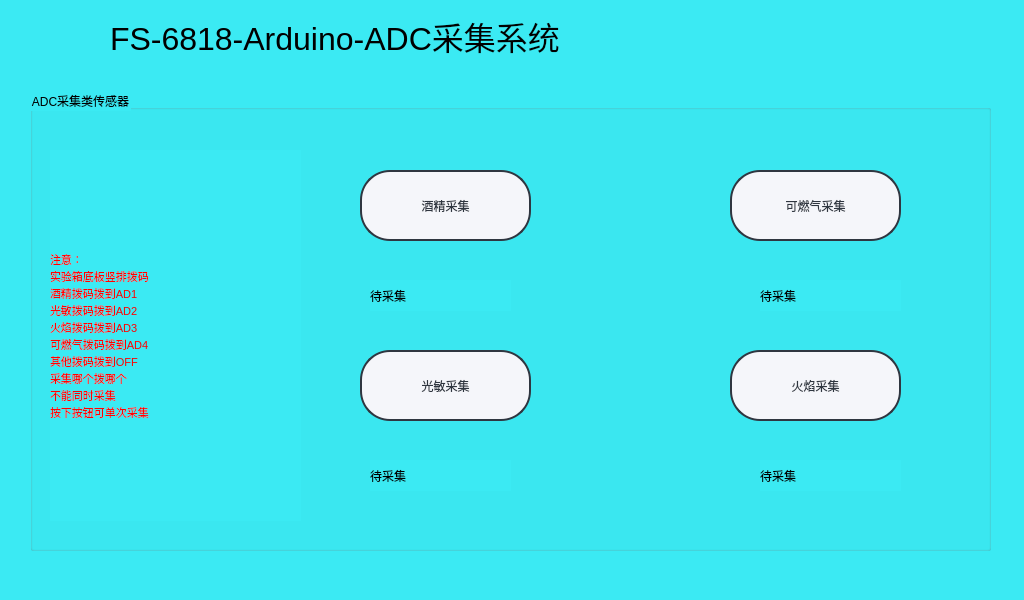
<?xml version="1.0" encoding="UTF-8"?>
<ui version="4.0">
 <class>MainWindow</class>
 <widget class="QMainWindow" name="MainWindow">
  <property name="geometry">
   <rect>
    <x>0</x>
    <y>0</y>
    <width>1024</width>
    <height>600</height>
   </rect>
  </property>
  <property name="windowTitle">
   <string>MainWindow</string>
  </property>
  <property name="styleSheet">
   <string notr="true">background-color:rgb(59, 234, 243)</string>
  </property>
  <widget class="QWidget" name="centralWidget">
   <widget class="QGroupBox" name="groupBox_collect">
    <property name="geometry">
     <rect>
      <x>30</x>
      <y>90</y>
      <width>961</width>
      <height>461</height>
     </rect>
    </property>
    <property name="styleSheet">
     <string notr="true">QGroupBox{border:3px solid blue;}
border-radius: 100px;</string>
    </property>
    <property name="title">
     <string>ADC采集类传感器</string>
    </property>
    <widget class="QPushButton" name="pushButton_flame">
     <property name="geometry">
      <rect>
       <x>700</x>
       <y>260</y>
       <width>171</width>
       <height>71</height>
      </rect>
     </property>
     <property name="styleSheet">
      <string notr="true">/**正常情况下样式**/
QPushButton{
	font: 10pt &quot;微软雅黑&quot;;
    color: #2f3640;
    background-color: #f5f6fa;
    border-color: #2f3640;
    border-radius: 30px;
    border-style: solid;
    border-width: 2px;
    padding: 5px;
}

/**鼠标停留在按钮上的样式**/
QPushButton::hover{	
    color: #FFFFFF;
    background-color: #718093;
    border-color: #2f3640;
}

/**鼠标按压下去的样式**/
QPushButton::pressed,QPushButton::checked{
    color: #FFFFFF;
    background-color: qlineargradient(spread:pad, x1:0, y1:0, x2:0, y2:1, stop:0 #273c75, stop:1 #487eb0);
}

/**按钮失能情况下样式**/
QPushButton::disabled{
    color: #FFFFFF;
    background-color: #dcdde1;
    border-color: #dcdde1;
}
</string>
     </property>
     <property name="text">
      <string>火焰采集</string>
     </property>
    </widget>
    <widget class="QPushButton" name="pushButton_alcohol">
     <property name="geometry">
      <rect>
       <x>330</x>
       <y>80</y>
       <width>171</width>
       <height>71</height>
      </rect>
     </property>
     <property name="styleSheet">
      <string notr="true">/**正常情况下样式**/
QPushButton{
	font: 10pt &quot;微软雅黑&quot;;
    color: #2f3640;
    background-color: #f5f6fa;
    border-color: #2f3640;
    border-radius: 30px;
    border-style: solid;
    border-width: 2px;
    padding: 5px;
}

/**鼠标停留在按钮上的样式**/
QPushButton::hover{	
    color: #FFFFFF;
    background-color: #718093;
    border-color: #2f3640;
}

/**鼠标按压下去的样式**/
QPushButton::pressed,QPushButton::checked{
    color: #FFFFFF;
    background-color: qlineargradient(spread:pad, x1:0, y1:0, x2:0, y2:1, stop:0 #273c75, stop:1 #487eb0);
}

/**按钮失能情况下样式**/
QPushButton::disabled{
    color: #FFFFFF;
    background-color: #dcdde1;
    border-color: #dcdde1;
}
</string>
     </property>
     <property name="text">
      <string>酒精采集</string>
     </property>
    </widget>
    <widget class="QLabel" name="label_light">
     <property name="geometry">
      <rect>
       <x>340</x>
       <y>370</y>
       <width>141</width>
       <height>31</height>
      </rect>
     </property>
     <property name="text">
      <string>待采集</string>
     </property>
    </widget>
    <widget class="QLabel" name="label_flame">
     <property name="geometry">
      <rect>
       <x>730</x>
       <y>370</y>
       <width>141</width>
       <height>31</height>
      </rect>
     </property>
     <property name="text">
      <string>待采集</string>
     </property>
    </widget>
    <widget class="QPushButton" name="pushButton_smoke">
     <property name="geometry">
      <rect>
       <x>700</x>
       <y>80</y>
       <width>171</width>
       <height>71</height>
      </rect>
     </property>
     <property name="styleSheet">
      <string notr="true">/**正常情况下样式**/
QPushButton{
	font: 10pt &quot;微软雅黑&quot;;
    color: #2f3640;
    background-color: #f5f6fa;
    border-color: #2f3640;
    border-radius: 30px;
    border-style: solid;
    border-width: 2px;
    padding: 5px;
}

/**鼠标停留在按钮上的样式**/
QPushButton::hover{	
    color: #FFFFFF;
    background-color: #718093;
    border-color: #2f3640;
}

/**鼠标按压下去的样式**/
QPushButton::pressed,QPushButton::checked{
    color: #FFFFFF;
    background-color: qlineargradient(spread:pad, x1:0, y1:0, x2:0, y2:1, stop:0 #273c75, stop:1 #487eb0);
}

/**按钮失能情况下样式**/
QPushButton::disabled{
    color: #FFFFFF;
    background-color: #dcdde1;
    border-color: #dcdde1;
}
</string>
     </property>
     <property name="text">
      <string>可燃气采集</string>
     </property>
    </widget>
    <widget class="QPushButton" name="pushButton_light">
     <property name="geometry">
      <rect>
       <x>330</x>
       <y>260</y>
       <width>171</width>
       <height>71</height>
      </rect>
     </property>
     <property name="styleSheet">
      <string notr="true">/**正常情况下样式**/
QPushButton{
	font: 10pt &quot;微软雅黑&quot;;
    color: #2f3640;
    background-color: #f5f6fa;
    border-color: #2f3640;
    border-radius: 30px;
    border-style: solid;
    border-width: 2px;
    padding: 5px;
}

/**鼠标停留在按钮上的样式**/
QPushButton::hover{	
    color: #FFFFFF;
    background-color: #718093;
    border-color: #2f3640;
}

/**鼠标按压下去的样式**/
QPushButton::pressed,QPushButton::checked{
    color: #FFFFFF;
    background-color: qlineargradient(spread:pad, x1:0, y1:0, x2:0, y2:1, stop:0 #273c75, stop:1 #487eb0);
}

/**按钮失能情况下样式**/
QPushButton::disabled{
    color: #FFFFFF;
    background-color: #dcdde1;
    border-color: #dcdde1;
}
</string>
     </property>
     <property name="text">
      <string>光敏采集</string>
     </property>
    </widget>
    <widget class="QLabel" name="label_smoke">
     <property name="geometry">
      <rect>
       <x>730</x>
       <y>190</y>
       <width>141</width>
       <height>31</height>
      </rect>
     </property>
     <property name="text">
      <string>待采集</string>
     </property>
    </widget>
    <widget class="QLabel" name="label_alcohol">
     <property name="geometry">
      <rect>
       <x>340</x>
       <y>190</y>
       <width>141</width>
       <height>31</height>
      </rect>
     </property>
     <property name="text">
      <string>待采集</string>
     </property>
    </widget>
    <widget class="QLabel" name="label_flag">
     <property name="geometry">
      <rect>
       <x>20</x>
       <y>60</y>
       <width>251</width>
       <height>371</height>
      </rect>
     </property>
     <property name="font">
      <font>
       <pointsize>8</pointsize>
      </font>
     </property>
     <property name="styleSheet">
      <string notr="true">color:rgb(255,0,0)</string>
     </property>
     <property name="text">
      <string>注意：
实验箱底板竖排拨码
酒精拨码拨到AD1
光敏拨码拨到AD2
火焰拨码拨到AD3
可燃气拨码拨到AD4
其他拨码拨到OFF
采集哪个拨哪个
不能同时采集
按下按钮可单次采集</string>
     </property>
    </widget>
   </widget>
   <widget class="QLabel" name="label">
    <property name="geometry">
     <rect>
      <x>110</x>
      <y>10</y>
      <width>871</width>
      <height>51</height>
     </rect>
    </property>
    <property name="font">
     <font>
      <pointsize>24</pointsize>
     </font>
    </property>
    <property name="text">
     <string>FS-6818-Arduino-ADC采集系统</string>
    </property>
   </widget>
  </widget>
 </widget>
 <layoutdefault spacing="6" margin="11"/>
 <resources/>
 <connections/>
</ui>
